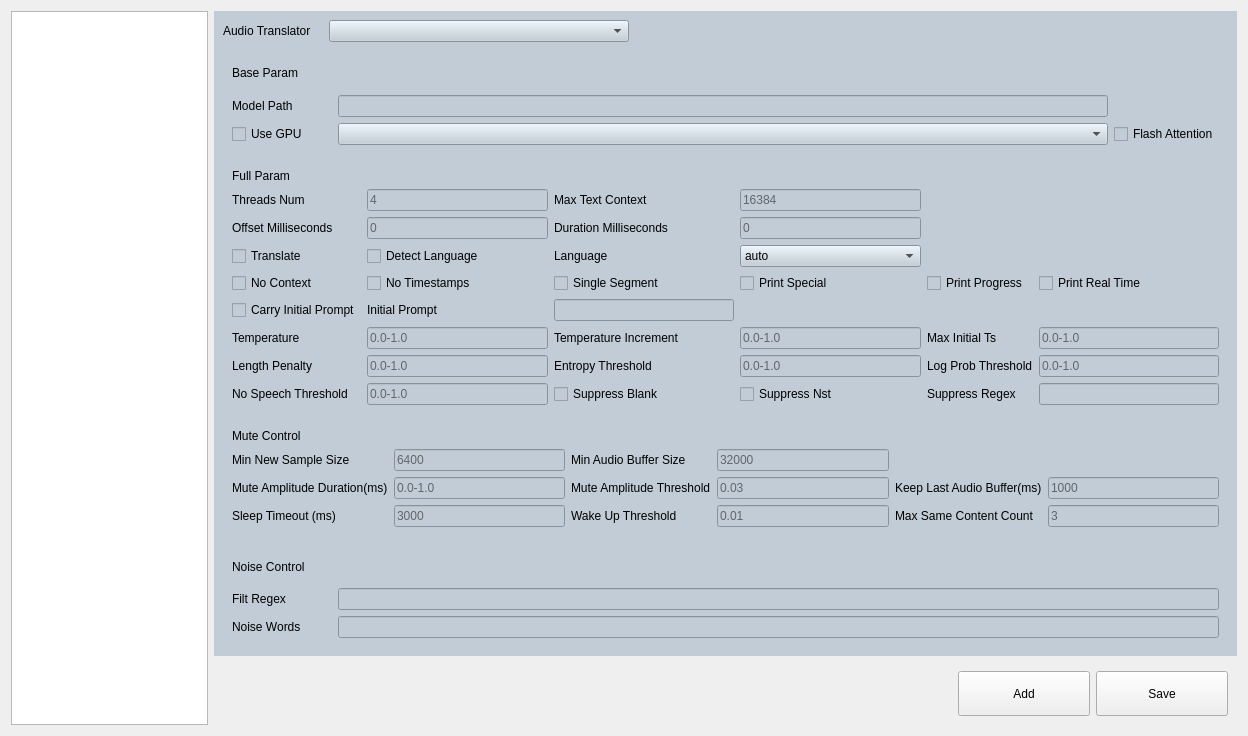
<?xml version="1.0" encoding="UTF-8"?>
<ui version="4.0">
 <class>SettingPageHardware</class>
 <widget class="QWidget" name="SettingPageHardware">
  <property name="geometry">
   <rect>
    <x>0</x>
    <y>0</y>
    <width>1248</width>
    <height>736</height>
   </rect>
  </property>
  <property name="minimumSize">
   <size>
    <width>0</width>
    <height>0</height>
   </size>
  </property>
  <property name="windowTitle">
   <string>Form</string>
  </property>
  <property name="styleSheet">
   <string notr="true">QWidget#SettingPageHistory{background-color:#C1CCD6;}</string>
  </property>
  <layout class="QHBoxLayout" name="horizontalLayout_2">
   <item>
    <widget class="QListWidget" name="listWidgetCatalog">
     <property name="maximumSize">
      <size>
       <width>300</width>
       <height>16777215</height>
      </size>
     </property>
    </widget>
   </item>
   <item>
    <layout class="QVBoxLayout" name="wgtRight">
     <item>
      <widget class="QStackedWidget" name="stackPage">
       <widget class="QWidget" name="pageAudio">
        <layout class="QGridLayout" name="gridLayout_4">
         <property name="leftMargin">
          <number>0</number>
         </property>
         <property name="topMargin">
          <number>0</number>
         </property>
         <property name="rightMargin">
          <number>0</number>
         </property>
         <property name="bottomMargin">
          <number>0</number>
         </property>
         <property name="spacing">
          <number>0</number>
         </property>
         <item row="0" column="0">
          <widget class="QWidget" name="wgtAudio" native="true">
           <property name="styleSheet">
            <string notr="true">background-color:#C1CCD6;</string>
           </property>
           <layout class="QVBoxLayout" name="verticalLayout">
            <item>
             <layout class="QHBoxLayout" name="horizontalLayout">
              <item>
               <widget class="QLabel" name="lblAudioTranslatorTitle">
                <property name="minimumSize">
                 <size>
                  <width>100</width>
                  <height>0</height>
                 </size>
                </property>
                <property name="font">
                 <font>
                  <italic>false</italic>
                  <bold>false</bold>
                 </font>
                </property>
                <property name="text">
                 <string>Audio Translator</string>
                </property>
               </widget>
              </item>
              <item>
               <widget class="QComboBox" name="comboAudioTranslator">
                <property name="minimumSize">
                 <size>
                  <width>300</width>
                  <height>0</height>
                 </size>
                </property>
               </widget>
              </item>
              <item>
               <spacer name="horizontalSpacer">
                <property name="orientation">
                 <enum>Qt::Orientation::Horizontal</enum>
                </property>
                <property name="sizeHint" stdset="0">
                 <size>
                  <width>40</width>
                  <height>20</height>
                 </size>
                </property>
               </spacer>
              </item>
             </layout>
            </item>
            <item>
             <widget class="QWidget" name="wgtBaseParam" native="true">
              <property name="styleSheet">
               <string notr="true">background-color:#C1CCD6;</string>
              </property>
              <layout class="QGridLayout" name="gridLayout">
               <item row="1" column="0">
                <widget class="QLabel" name="lblModelPath">
                 <property name="minimumSize">
                  <size>
                   <width>100</width>
                   <height>0</height>
                  </size>
                 </property>
                 <property name="font">
                  <font>
                   <italic>false</italic>
                   <bold>false</bold>
                  </font>
                 </property>
                 <property name="text">
                  <string>Model Path</string>
                 </property>
                </widget>
               </item>
               <item row="1" column="3">
                <widget class="QLineEdit" name="editModelPath">
                 <property name="font">
                  <font>
                   <italic>false</italic>
                   <bold>false</bold>
                  </font>
                 </property>
                 <property name="text">
                  <string/>
                 </property>
                 <property name="placeholderText">
                  <string/>
                 </property>
                </widget>
               </item>
               <item row="0" column="0">
                <widget class="QLabel" name="lblBaseParamTitle">
                 <property name="minimumSize">
                  <size>
                   <width>100</width>
                   <height>0</height>
                  </size>
                 </property>
                 <property name="font">
                  <font>
                   <italic>false</italic>
                   <bold>false</bold>
                  </font>
                 </property>
                 <property name="text">
                  <string>Base Param</string>
                 </property>
                </widget>
               </item>
               <item row="3" column="0">
                <widget class="QCheckBox" name="ckUseGPU">
                 <property name="text">
                  <string>Use GPU</string>
                 </property>
                </widget>
               </item>
               <item row="3" column="3">
                <widget class="QComboBox" name="comboAudioTranslatorGPU"/>
               </item>
               <item row="3" column="4">
                <widget class="QCheckBox" name="ckFlashAttention">
                 <property name="text">
                  <string>Flash Attention</string>
                 </property>
                </widget>
               </item>
              </layout>
             </widget>
            </item>
            <item>
             <widget class="QWidget" name="wgtFullParam" native="true">
              <property name="styleSheet">
               <string notr="true">background-color:#C1CCD6;</string>
              </property>
              <layout class="QGridLayout" name="gridLayout_3">
               <item row="6" column="1">
                <widget class="QLabel" name="lblInitPrompt">
                 <property name="minimumSize">
                  <size>
                   <width>100</width>
                   <height>0</height>
                  </size>
                 </property>
                 <property name="font">
                  <font>
                   <italic>false</italic>
                   <bold>false</bold>
                  </font>
                 </property>
                 <property name="text">
                  <string>Initial Prompt</string>
                 </property>
                </widget>
               </item>
               <item row="2" column="2">
                <widget class="QLabel" name="lblDurMs">
                 <property name="minimumSize">
                  <size>
                   <width>100</width>
                   <height>0</height>
                  </size>
                 </property>
                 <property name="font">
                  <font>
                   <italic>false</italic>
                   <bold>false</bold>
                  </font>
                 </property>
                 <property name="text">
                  <string>Duration Milliseconds</string>
                 </property>
                </widget>
               </item>
               <item row="3" column="0">
                <widget class="QCheckBox" name="ckTranslate">
                 <property name="text">
                  <string>Translate</string>
                 </property>
                </widget>
               </item>
               <item row="4" column="4">
                <widget class="QCheckBox" name="ckPrintProgress">
                 <property name="text">
                  <string>Print Progress</string>
                 </property>
                </widget>
               </item>
               <item row="8" column="0">
                <widget class="QLabel" name="lblTemperature">
                 <property name="minimumSize">
                  <size>
                   <width>100</width>
                   <height>0</height>
                  </size>
                 </property>
                 <property name="font">
                  <font>
                   <italic>false</italic>
                   <bold>false</bold>
                  </font>
                 </property>
                 <property name="text">
                  <string>Temperature</string>
                 </property>
                </widget>
               </item>
               <item row="9" column="2">
                <widget class="QLabel" name="lblEntropyThreshold">
                 <property name="minimumSize">
                  <size>
                   <width>100</width>
                   <height>0</height>
                  </size>
                 </property>
                 <property name="font">
                  <font>
                   <italic>false</italic>
                   <bold>false</bold>
                  </font>
                 </property>
                 <property name="text">
                  <string>Entropy Threshold</string>
                 </property>
                </widget>
               </item>
               <item row="1" column="2">
                <widget class="QLabel" name="lblMaxTextCtx">
                 <property name="minimumSize">
                  <size>
                   <width>100</width>
                   <height>0</height>
                  </size>
                 </property>
                 <property name="font">
                  <font>
                   <italic>false</italic>
                   <bold>false</bold>
                  </font>
                 </property>
                 <property name="text">
                  <string>Max Text Context</string>
                 </property>
                </widget>
               </item>
               <item row="6" column="2">
                <widget class="QLineEdit" name="editInitPrompt">
                 <property name="font">
                  <font>
                   <italic>false</italic>
                   <bold>false</bold>
                  </font>
                 </property>
                 <property name="text">
                  <string/>
                 </property>
                 <property name="placeholderText">
                  <string/>
                 </property>
                </widget>
               </item>
               <item row="8" column="5">
                <widget class="QLineEdit" name="editMaxInitTs">
                 <property name="font">
                  <font>
                   <italic>false</italic>
                   <bold>false</bold>
                  </font>
                 </property>
                 <property name="text">
                  <string/>
                 </property>
                 <property name="placeholderText">
                  <string>0.0-1.0</string>
                 </property>
                </widget>
               </item>
               <item row="1" column="0">
                <widget class="QLabel" name="lblThreadsNum">
                 <property name="minimumSize">
                  <size>
                   <width>100</width>
                   <height>0</height>
                  </size>
                 </property>
                 <property name="font">
                  <font>
                   <italic>false</italic>
                   <bold>false</bold>
                  </font>
                 </property>
                 <property name="text">
                  <string>Threads Num</string>
                 </property>
                </widget>
               </item>
               <item row="8" column="2">
                <widget class="QLabel" name="lblTemperatureInc">
                 <property name="minimumSize">
                  <size>
                   <width>100</width>
                   <height>0</height>
                  </size>
                 </property>
                 <property name="font">
                  <font>
                   <italic>false</italic>
                   <bold>false</bold>
                  </font>
                 </property>
                 <property name="text">
                  <string>Temperature Increment</string>
                 </property>
                </widget>
               </item>
               <item row="9" column="1">
                <widget class="QLineEdit" name="editLengthPenalty">
                 <property name="font">
                  <font>
                   <italic>false</italic>
                   <bold>false</bold>
                  </font>
                 </property>
                 <property name="text">
                  <string/>
                 </property>
                 <property name="placeholderText">
                  <string>0.0-1.0</string>
                 </property>
                </widget>
               </item>
               <item row="8" column="4">
                <widget class="QLabel" name="lblMaxInitTs">
                 <property name="minimumSize">
                  <size>
                   <width>100</width>
                   <height>0</height>
                  </size>
                 </property>
                 <property name="font">
                  <font>
                   <italic>false</italic>
                   <bold>false</bold>
                  </font>
                 </property>
                 <property name="text">
                  <string>Max Initial Ts</string>
                 </property>
                </widget>
               </item>
               <item row="4" column="0">
                <widget class="QCheckBox" name="ckNoCtx">
                 <property name="text">
                  <string>No Context</string>
                 </property>
                </widget>
               </item>
               <item row="4" column="5">
                <widget class="QCheckBox" name="ckPrintRealTime">
                 <property name="text">
                  <string>Print Real Time</string>
                 </property>
                </widget>
               </item>
               <item row="8" column="1">
                <widget class="QLineEdit" name="editTemperature">
                 <property name="font">
                  <font>
                   <italic>false</italic>
                   <bold>false</bold>
                  </font>
                 </property>
                 <property name="text">
                  <string/>
                 </property>
                 <property name="placeholderText">
                  <string>0.0-1.0</string>
                 </property>
                </widget>
               </item>
               <item row="3" column="1">
                <widget class="QCheckBox" name="ckDetectLanguage">
                 <property name="text">
                  <string>Detect Language</string>
                 </property>
                </widget>
               </item>
               <item row="1" column="1">
                <widget class="QLineEdit" name="editThreadsNum">
                 <property name="font">
                  <font>
                   <italic>false</italic>
                   <bold>false</bold>
                  </font>
                 </property>
                 <property name="inputMask">
                  <string/>
                 </property>
                 <property name="text">
                  <string/>
                 </property>
                 <property name="placeholderText">
                  <string>4</string>
                 </property>
                </widget>
               </item>
               <item row="9" column="3">
                <widget class="QLineEdit" name="editEntropyThreshold">
                 <property name="font">
                  <font>
                   <italic>false</italic>
                   <bold>false</bold>
                  </font>
                 </property>
                 <property name="text">
                  <string/>
                 </property>
                 <property name="placeholderText">
                  <string>0.0-1.0</string>
                 </property>
                </widget>
               </item>
               <item row="3" column="2">
                <widget class="QLabel" name="lblLanguage">
                 <property name="minimumSize">
                  <size>
                   <width>100</width>
                   <height>0</height>
                  </size>
                 </property>
                 <property name="font">
                  <font>
                   <italic>false</italic>
                   <bold>false</bold>
                  </font>
                 </property>
                 <property name="text">
                  <string>Language</string>
                 </property>
                </widget>
               </item>
               <item row="4" column="3">
                <widget class="QCheckBox" name="ckPrintSpecial">
                 <property name="text">
                  <string>Print Special</string>
                 </property>
                </widget>
               </item>
               <item row="1" column="3">
                <widget class="QLineEdit" name="editMaxTextCtx">
                 <property name="font">
                  <font>
                   <italic>false</italic>
                   <bold>false</bold>
                  </font>
                 </property>
                 <property name="inputMask">
                  <string/>
                 </property>
                 <property name="text">
                  <string/>
                 </property>
                 <property name="placeholderText">
                  <string>16384</string>
                 </property>
                </widget>
               </item>
               <item row="8" column="3">
                <widget class="QLineEdit" name="editTemperatureInc">
                 <property name="font">
                  <font>
                   <italic>false</italic>
                   <bold>false</bold>
                  </font>
                 </property>
                 <property name="text">
                  <string/>
                 </property>
                 <property name="placeholderText">
                  <string>0.0-1.0</string>
                 </property>
                </widget>
               </item>
               <item row="9" column="0">
                <widget class="QLabel" name="lblLengthPenalty">
                 <property name="minimumSize">
                  <size>
                   <width>100</width>
                   <height>0</height>
                  </size>
                 </property>
                 <property name="font">
                  <font>
                   <italic>false</italic>
                   <bold>false</bold>
                  </font>
                 </property>
                 <property name="text">
                  <string>Length Penalty</string>
                 </property>
                </widget>
               </item>
               <item row="0" column="0">
                <widget class="QLabel" name="lblFullParamTitle">
                 <property name="minimumSize">
                  <size>
                   <width>100</width>
                   <height>0</height>
                  </size>
                 </property>
                 <property name="font">
                  <font>
                   <italic>false</italic>
                   <bold>false</bold>
                  </font>
                 </property>
                 <property name="text">
                  <string>Full Param</string>
                 </property>
                </widget>
               </item>
               <item row="2" column="0">
                <widget class="QLabel" name="lblOffsetMs">
                 <property name="minimumSize">
                  <size>
                   <width>100</width>
                   <height>0</height>
                  </size>
                 </property>
                 <property name="font">
                  <font>
                   <italic>false</italic>
                   <bold>false</bold>
                  </font>
                 </property>
                 <property name="text">
                  <string>Offset Milliseconds</string>
                 </property>
                </widget>
               </item>
               <item row="9" column="5">
                <widget class="QLineEdit" name="editLogProbThreshold">
                 <property name="font">
                  <font>
                   <italic>false</italic>
                   <bold>false</bold>
                  </font>
                 </property>
                 <property name="text">
                  <string/>
                 </property>
                 <property name="placeholderText">
                  <string>0.0-1.0</string>
                 </property>
                </widget>
               </item>
               <item row="2" column="1">
                <widget class="QLineEdit" name="editOffsetMs">
                 <property name="font">
                  <font>
                   <italic>false</italic>
                   <bold>false</bold>
                  </font>
                 </property>
                 <property name="text">
                  <string/>
                 </property>
                 <property name="placeholderText">
                  <string>0</string>
                 </property>
                </widget>
               </item>
               <item row="2" column="3">
                <widget class="QLineEdit" name="editDurMs">
                 <property name="font">
                  <font>
                   <italic>false</italic>
                   <bold>false</bold>
                  </font>
                 </property>
                 <property name="inputMask">
                  <string/>
                 </property>
                 <property name="text">
                  <string/>
                 </property>
                 <property name="placeholderText">
                  <string>0</string>
                 </property>
                </widget>
               </item>
               <item row="6" column="0">
                <widget class="QCheckBox" name="ckCarryInitPrompt">
                 <property name="text">
                  <string>Carry Initial Prompt</string>
                 </property>
                </widget>
               </item>
               <item row="4" column="2">
                <widget class="QCheckBox" name="ckSingleSegment">
                 <property name="text">
                  <string>Single Segment</string>
                 </property>
                </widget>
               </item>
               <item row="4" column="1">
                <widget class="QCheckBox" name="ckNoTimestamps">
                 <property name="text">
                  <string>No Timestamps</string>
                 </property>
                </widget>
               </item>
               <item row="3" column="3">
                <widget class="QComboBox" name="comboLanguage">
                 <item>
                  <property name="text">
                   <string>auto</string>
                  </property>
                 </item>
                 <item>
                  <property name="text">
                   <string>en</string>
                  </property>
                 </item>
                 <item>
                  <property name="text">
                   <string>zh</string>
                  </property>
                 </item>
                </widget>
               </item>
               <item row="9" column="4">
                <widget class="QLabel" name="lblLogProbThreshold">
                 <property name="minimumSize">
                  <size>
                   <width>100</width>
                   <height>0</height>
                  </size>
                 </property>
                 <property name="font">
                  <font>
                   <italic>false</italic>
                   <bold>false</bold>
                  </font>
                 </property>
                 <property name="text">
                  <string>Log Prob Threshold</string>
                 </property>
                </widget>
               </item>
               <item row="10" column="0">
                <widget class="QLabel" name="lblNoSpeechThreshold">
                 <property name="minimumSize">
                  <size>
                   <width>100</width>
                   <height>0</height>
                  </size>
                 </property>
                 <property name="font">
                  <font>
                   <italic>false</italic>
                   <bold>false</bold>
                  </font>
                 </property>
                 <property name="text">
                  <string>No Speech Threshold</string>
                 </property>
                </widget>
               </item>
               <item row="10" column="1">
                <widget class="QLineEdit" name="editNoSpeechThreshold">
                 <property name="font">
                  <font>
                   <italic>false</italic>
                   <bold>false</bold>
                  </font>
                 </property>
                 <property name="text">
                  <string/>
                 </property>
                 <property name="placeholderText">
                  <string>0.0-1.0</string>
                 </property>
                </widget>
               </item>
               <item row="10" column="2">
                <widget class="QCheckBox" name="ckSuppressBlank">
                 <property name="text">
                  <string>Suppress Blank</string>
                 </property>
                </widget>
               </item>
               <item row="10" column="3">
                <widget class="QCheckBox" name="ckSuppressNst">
                 <property name="text">
                  <string>Suppress Nst</string>
                 </property>
                </widget>
               </item>
               <item row="10" column="4">
                <widget class="QLabel" name="lblSuppressRegex">
                 <property name="minimumSize">
                  <size>
                   <width>100</width>
                   <height>0</height>
                  </size>
                 </property>
                 <property name="font">
                  <font>
                   <italic>false</italic>
                   <bold>false</bold>
                  </font>
                 </property>
                 <property name="text">
                  <string>Suppress Regex</string>
                 </property>
                </widget>
               </item>
               <item row="10" column="5">
                <widget class="QLineEdit" name="editSuppressRegex">
                 <property name="font">
                  <font>
                   <italic>false</italic>
                   <bold>false</bold>
                  </font>
                 </property>
                 <property name="text">
                  <string/>
                 </property>
                 <property name="placeholderText">
                  <string/>
                 </property>
                </widget>
               </item>
              </layout>
             </widget>
            </item>
            <item>
             <widget class="QWidget" name="wgtMuteControl" native="true">
              <property name="styleSheet">
               <string notr="true">background-color:#C1CCD6;</string>
              </property>
              <layout class="QGridLayout" name="gridLayout_5">
               <item row="2" column="1">
                <widget class="QLineEdit" name="editMuteAmplitudeDur">
                 <property name="font">
                  <font>
                   <italic>false</italic>
                   <bold>false</bold>
                  </font>
                 </property>
                 <property name="text">
                  <string/>
                 </property>
                 <property name="placeholderText">
                  <string>0.0-1.0</string>
                 </property>
                </widget>
               </item>
               <item row="2" column="0">
                <widget class="QLabel" name="lblMuteAmplitudeDur">
                 <property name="minimumSize">
                  <size>
                   <width>100</width>
                   <height>0</height>
                  </size>
                 </property>
                 <property name="font">
                  <font>
                   <italic>false</italic>
                   <bold>false</bold>
                  </font>
                 </property>
                 <property name="text">
                  <string>Mute Amplitude Duration(ms)</string>
                 </property>
                </widget>
               </item>
               <item row="2" column="4">
                <widget class="QLabel" name="lblKeepLastAudioBuffer">
                 <property name="minimumSize">
                  <size>
                   <width>100</width>
                   <height>0</height>
                  </size>
                 </property>
                 <property name="font">
                  <font>
                   <italic>false</italic>
                   <bold>false</bold>
                  </font>
                 </property>
                 <property name="text">
                  <string>Keep Last Audio Buffer(ms)</string>
                 </property>
                </widget>
               </item>
               <item row="4" column="3">
                <widget class="QLineEdit" name="editWakeupThreshold">
                 <property name="font">
                  <font>
                   <italic>false</italic>
                   <bold>false</bold>
                  </font>
                 </property>
                 <property name="text">
                  <string/>
                 </property>
                 <property name="placeholderText">
                  <string>0.01</string>
                 </property>
                </widget>
               </item>
               <item row="4" column="2">
                <widget class="QLabel" name="lblWakeupThreshold">
                 <property name="minimumSize">
                  <size>
                   <width>100</width>
                   <height>0</height>
                  </size>
                 </property>
                 <property name="font">
                  <font>
                   <italic>false</italic>
                   <bold>false</bold>
                  </font>
                 </property>
                 <property name="text">
                  <string>Wake Up Threshold</string>
                 </property>
                </widget>
               </item>
               <item row="1" column="3">
                <widget class="QLineEdit" name="editMinAudioBufferSize">
                 <property name="font">
                  <font>
                   <italic>false</italic>
                   <bold>false</bold>
                  </font>
                 </property>
                 <property name="text">
                  <string/>
                 </property>
                 <property name="placeholderText">
                  <string>32000</string>
                 </property>
                </widget>
               </item>
               <item row="1" column="2">
                <widget class="QLabel" name="lblMinAudioBufferSize">
                 <property name="minimumSize">
                  <size>
                   <width>100</width>
                   <height>0</height>
                  </size>
                 </property>
                 <property name="font">
                  <font>
                   <italic>false</italic>
                   <bold>false</bold>
                  </font>
                 </property>
                 <property name="text">
                  <string>Min Audio Buffer Size</string>
                 </property>
                </widget>
               </item>
               <item row="1" column="1">
                <widget class="QLineEdit" name="editMinNewSampleSize">
                 <property name="font">
                  <font>
                   <italic>false</italic>
                   <bold>false</bold>
                  </font>
                 </property>
                 <property name="text">
                  <string/>
                 </property>
                 <property name="placeholderText">
                  <string>6400</string>
                 </property>
                </widget>
               </item>
               <item row="0" column="0">
                <widget class="QLabel" name="lblMuteControlTitle">
                 <property name="minimumSize">
                  <size>
                   <width>100</width>
                   <height>0</height>
                  </size>
                 </property>
                 <property name="font">
                  <font>
                   <italic>false</italic>
                   <bold>false</bold>
                  </font>
                 </property>
                 <property name="text">
                  <string>Mute Control</string>
                 </property>
                </widget>
               </item>
               <item row="2" column="3">
                <widget class="QLineEdit" name="editMuteAmplitudeThreshold">
                 <property name="font">
                  <font>
                   <italic>false</italic>
                   <bold>false</bold>
                  </font>
                 </property>
                 <property name="text">
                  <string/>
                 </property>
                 <property name="placeholderText">
                  <string>0.03</string>
                 </property>
                </widget>
               </item>
               <item row="1" column="0">
                <widget class="QLabel" name="lblMinNewSampleSize">
                 <property name="minimumSize">
                  <size>
                   <width>100</width>
                   <height>0</height>
                  </size>
                 </property>
                 <property name="font">
                  <font>
                   <italic>false</italic>
                   <bold>false</bold>
                  </font>
                 </property>
                 <property name="text">
                  <string>Min New Sample Size</string>
                 </property>
                </widget>
               </item>
               <item row="2" column="2">
                <widget class="QLabel" name="lblMuteAmplitudeThreshold">
                 <property name="minimumSize">
                  <size>
                   <width>100</width>
                   <height>0</height>
                  </size>
                 </property>
                 <property name="font">
                  <font>
                   <italic>false</italic>
                   <bold>false</bold>
                  </font>
                 </property>
                 <property name="text">
                  <string>Mute Amplitude Threshold</string>
                 </property>
                </widget>
               </item>
               <item row="4" column="1">
                <widget class="QLineEdit" name="editSleepTimeoutMs">
                 <property name="font">
                  <font>
                   <italic>false</italic>
                   <bold>false</bold>
                  </font>
                 </property>
                 <property name="text">
                  <string/>
                 </property>
                 <property name="placeholderText">
                  <string>3000</string>
                 </property>
                </widget>
               </item>
               <item row="4" column="0">
                <widget class="QLabel" name="lblSleepTimeout">
                 <property name="minimumSize">
                  <size>
                   <width>100</width>
                   <height>0</height>
                  </size>
                 </property>
                 <property name="font">
                  <font>
                   <italic>false</italic>
                   <bold>false</bold>
                  </font>
                 </property>
                 <property name="text">
                  <string>Sleep Timeout (ms)</string>
                 </property>
                </widget>
               </item>
               <item row="2" column="5">
                <widget class="QLineEdit" name="editKeepLastAudioBuffer">
                 <property name="font">
                  <font>
                   <italic>false</italic>
                   <bold>false</bold>
                  </font>
                 </property>
                 <property name="text">
                  <string/>
                 </property>
                 <property name="placeholderText">
                  <string>1000</string>
                 </property>
                </widget>
               </item>
               <item row="4" column="4">
                <widget class="QLabel" name="lblMaxSameContentCount">
                 <property name="minimumSize">
                  <size>
                   <width>100</width>
                   <height>0</height>
                  </size>
                 </property>
                 <property name="font">
                  <font>
                   <italic>false</italic>
                   <bold>false</bold>
                  </font>
                 </property>
                 <property name="text">
                  <string>Max Same Content Count</string>
                 </property>
                </widget>
               </item>
               <item row="4" column="5">
                <widget class="QLineEdit" name="editMaxSameContentCount">
                 <property name="font">
                  <font>
                   <italic>false</italic>
                   <bold>false</bold>
                  </font>
                 </property>
                 <property name="text">
                  <string/>
                 </property>
                 <property name="placeholderText">
                  <string>3</string>
                 </property>
                </widget>
               </item>
              </layout>
             </widget>
            </item>
            <item>
             <widget class="QWidget" name="wgtMuteControl_2" native="true">
              <property name="styleSheet">
               <string notr="true">background-color:#C1CCD6;</string>
              </property>
              <layout class="QGridLayout" name="gridLayout_6">
               <item row="2" column="1">
                <widget class="QLineEdit" name="editNoiseWords">
                 <property name="font">
                  <font>
                   <italic>false</italic>
                   <bold>false</bold>
                  </font>
                 </property>
                 <property name="text">
                  <string/>
                 </property>
                 <property name="placeholderText">
                  <string/>
                 </property>
                </widget>
               </item>
               <item row="1" column="1">
                <widget class="QLineEdit" name="editFiltRegex">
                 <property name="font">
                  <font>
                   <italic>false</italic>
                   <bold>false</bold>
                  </font>
                 </property>
                 <property name="text">
                  <string/>
                 </property>
                 <property name="placeholderText">
                  <string/>
                 </property>
                </widget>
               </item>
               <item row="2" column="0">
                <widget class="QLabel" name="lblNoiseWords">
                 <property name="minimumSize">
                  <size>
                   <width>100</width>
                   <height>0</height>
                  </size>
                 </property>
                 <property name="font">
                  <font>
                   <italic>false</italic>
                   <bold>false</bold>
                  </font>
                 </property>
                 <property name="text">
                  <string>Noise Words</string>
                 </property>
                </widget>
               </item>
               <item row="0" column="0">
                <widget class="QLabel" name="lblNoiseControlTitle">
                 <property name="minimumSize">
                  <size>
                   <width>100</width>
                   <height>0</height>
                  </size>
                 </property>
                 <property name="font">
                  <font>
                   <italic>false</italic>
                   <bold>false</bold>
                  </font>
                 </property>
                 <property name="text">
                  <string>Noise Control</string>
                 </property>
                </widget>
               </item>
               <item row="1" column="0">
                <widget class="QLabel" name="lblFiltRegex">
                 <property name="minimumSize">
                  <size>
                   <width>100</width>
                   <height>0</height>
                  </size>
                 </property>
                 <property name="font">
                  <font>
                   <italic>false</italic>
                   <bold>false</bold>
                  </font>
                 </property>
                 <property name="text">
                  <string>Filt Regex</string>
                 </property>
                </widget>
               </item>
              </layout>
             </widget>
            </item>
           </layout>
          </widget>
         </item>
        </layout>
       </widget>
       <widget class="QWidget" name="pageGPU"/>
      </widget>
     </item>
     <item>
      <widget class="QWidget" name="wgtBottom" native="true">
       <property name="minimumSize">
        <size>
         <width>0</width>
         <height>50</height>
        </size>
       </property>
       <layout class="QHBoxLayout" name="horizontalLayout_3">
        <item>
         <spacer name="horizontalSpacer_2">
          <property name="orientation">
           <enum>Qt::Orientation::Horizontal</enum>
          </property>
          <property name="sizeHint" stdset="0">
           <size>
            <width>794</width>
            <height>20</height>
           </size>
          </property>
         </spacer>
        </item>
        <item>
         <widget class="QPushButton" name="btnAdd">
          <property name="minimumSize">
           <size>
            <width>132</width>
            <height>45</height>
           </size>
          </property>
          <property name="text">
           <string>Add</string>
          </property>
         </widget>
        </item>
        <item>
         <widget class="QPushButton" name="btnSave">
          <property name="minimumSize">
           <size>
            <width>132</width>
            <height>45</height>
           </size>
          </property>
          <property name="text">
           <string>Save</string>
          </property>
         </widget>
        </item>
       </layout>
      </widget>
     </item>
    </layout>
   </item>
  </layout>
 </widget>
 <resources/>
 <connections/>
</ui>
